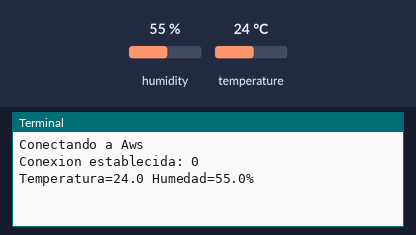
The program below on a simulated Raspberry Pi (BCM pin numbers). On the bench: the last lines printed to the terminal. Inputs (shaded band) come from the test bench; at power-on: humidity 55 %, temperature 24 °C. No MQTT or app messages arrive unless stated.

Above: at 1.3 s.
1.4 s: humidity set to 22 %
At 5.9 s:
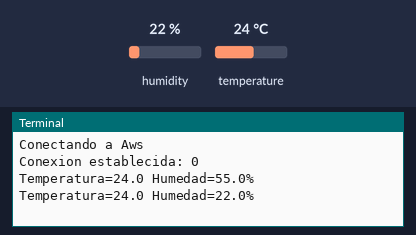
6.9 s: temperature set to 12 °C
At 10.3 s:
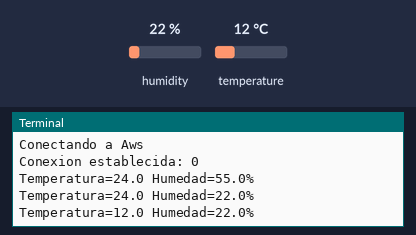
12.4 s: humidity set to 40 %
At 14.7 s:
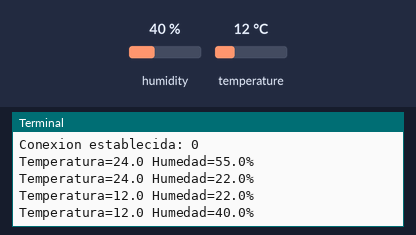
Timing chart, 0 to 16.2 s (numbered marks = the images above; inputs shaded):
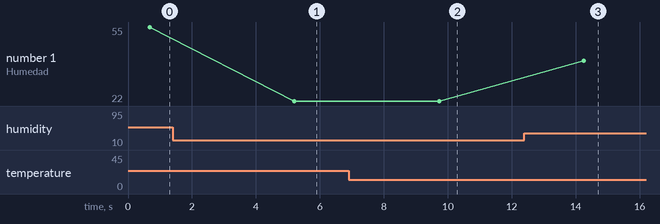

The program:

pub.py
```python
import paho.mqtt.client as paho
import os
import socket
import ssl
from time import sleep
from random import uniform
import sys
import time
import Adafruit_DHT

connflag = False
sensor = Adafruit_DHT.DHT11

pin = 21


def on_connect(client, userdata, flags, rc):                # func for making connection
    global connflag
    print "Conectando a Aws"
    connflag = True
    print("Conexion establecida: " + str(rc) )

def on_message(client, userdata, msg):                      # Func for Sending msg
    print(msg.topic+" "+str(msg.payload))

#def on_log(client, userdata, level, buf):
#    print(msg.topic+" "+str(msg.payload))

mqttc = paho.Client()                                       # mqttc object
mqttc.on_connect = on_connect                               # assign on_connect func
mqttc.on_message = on_message                               # assign on_message func


#### Change following parameters ####
awshost = "yourhost.amazonaws.com"
awsport = 8883                                              # Port no.
clientId = "IoTSE"                                     # Thing_Name
thingName = "IoTSE"                                    # Thing_Name
caPath = "root-CA.crt"                                      # Root_CA_Certificate_Name
certPath = "IoTSE.cert.pem"                            # <Thing_Name>.cert.pem
keyPath = "IoTSE.private.key"                          # <Thing_Name>.private.key

mqttc.tls_set(caPath, certfile=certPath, keyfile=keyPath, cert_reqs=ssl.CERT_REQUIRED, tls_version=ssl.PROTOCOL_TLSv1_2, ciphers=None)  # pass parameters

mqttc.connect(awshost, awsport, keepalive=60)               # connect to aws server

mqttc.loop_start()

try:

    while True:
        humedad, temperatura = Adafruit_DHT.read_retry(sensor, pin)

        mqttc.publish("Temperatura", temperatura,qos=1)


        mqttc.publish("Humedad%", humedad,qos=1)

        print('Temperatura={0:0.1f} Humedad={1:0.1f}%'.format(temperatura, humedad))
        time.sleep(4)


except Exception,e:
    print str(e)
```

Measured:
- after the input at 1.4 s, the terminal: prints a new line after 3.8 s (image 1)
- after the input at 6.9 s, the terminal: prints a new line after 2.8 s (image 2)
- after the input at 12.4 s, the terminal: prints a new line after 1.9 s (image 3)
- plotted number 1: 55 → 22 after the input at 1.4 s, 22 → 40 after the input at 12.4 s
